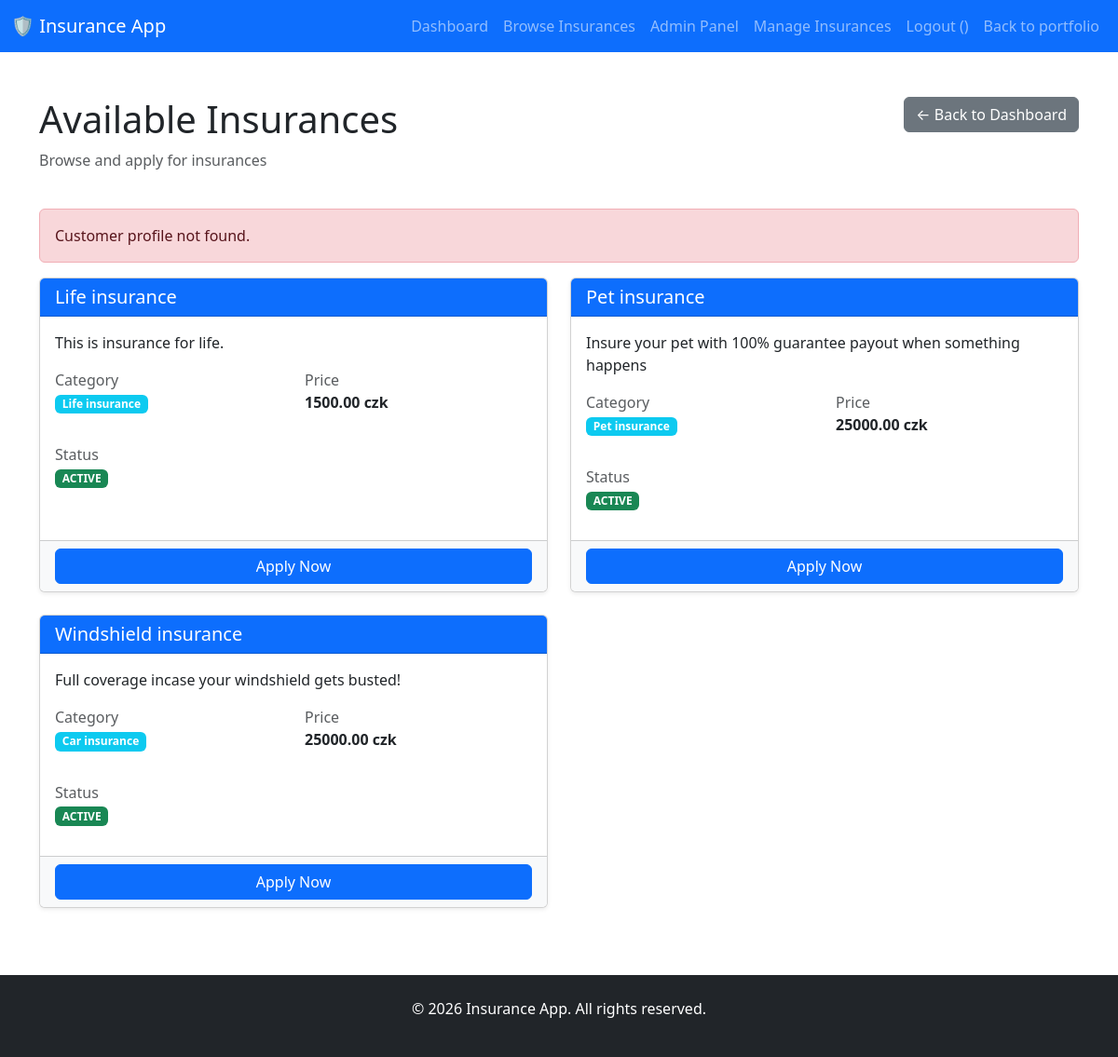
Page /insurance/available-insurances/ (signed in) on the committed database.
### insuranceapp/models.py (models this page shows, shortened)
class Insurance(models.Model):
    name=models.CharField(max_length=100, blank=False)
    description=models.TextField(blank=True, null=True)
    ins_category = models.ForeignKey(InsCategory, on_delete=models.CASCADE, related_name='insurances', null=True, blank=True)
    price=models.ForeignKey(Price, on_delete=models.CASCADE, related_name='insurances', null=True, blank=True)
    status = models.ForeignKey(InsuranceStatus, on_delete=models.CASCADE, related_name='insurances', null=True, blank=True)
    class Meta:
        verbose_name = "insurance"
        verbose_name_plural = "insurances"

class InsCategory(models.Model):
    name = models.CharField(max_length=100, blank=False)

class Price(models.Model):
    amount = models.DecimalField(max_digits=10, decimal_places=2)
    currency = models.CharField(max_length=10)

class InsuranceStatus(models.Model):
    STATUS_CHOICES = [
        ('active', 'Active'),
        ('inactive', 'Inactive'),
    ]
    status = models.CharField(max_length=10, choices=STATUS_CHOICES, default='inactive')

### insuranceapp/views.py (the view)
# urls.py: path('available-insurances/', views.AvailableInsurancesView.as_view(), name='available_insurances'),
class AvailableInsurancesView(LoginRequiredMixin, ListView):
    model = Insurance
    template_name = 'insurance_app/available_insurances.html'
    context_object_name = 'insurances'
    login_url = 'insurance_login'
    paginate_by = 10
    def get_queryset(self):
        return Insurance.objects.filter(status__status='active').distinct()
    def get_context_data(self, **kwargs):
        context = super().get_context_data(**kwargs)
        try:
            customer_profile = self.request.user.customer_profile
            context['customer_profile'] = customer_profile
            context['applied_insurances'] = CustomerInsurance.objects.filter(
                customer=customer_profile
            ).values_list('insurance_id', flat=True)
        except CustomerProfile.DoesNotExist:
            context['error'] = "Customer profile not found."
        return context

### templates/insurance_app/available_insurances.html (shortened to what this page needs)
{% extends 'insurance_app/base.html' %}
{% load static %}
{% block content %}
<div class="row mb-4">
    <div class="col-md-8">
        <h1>Available Insurances</h1>
        <p class="text-muted">Browse and apply for insurances</p>
    </div>
    <div class="col-md-4 text-end">
        <a href="{% url 'insurance_dashboard' %}" class="btn btn-secondary">← Back to Dashboard</a>
    </div>
</div>
{% if error %}
    <div class="alert alert-danger">{{ error }}</div>
{% endif %}
{% if insurances %}
    <div class="row">
        {% for insurance in insurances %}
            <div class="col-md-6 mb-4">
                <div class="card h-100 shadow-sm">
                    <div class="card-header bg-primary text-white">
                        <h5 class="mb-0">{{ insurance.name }}</h5>
                    </div>
                    <div class="card-body">
                        <p class="card-text">{{ insurance.description|truncatewords:30 }}</p>
                        <div class="row mb-3">
                            <div class="col-md-6">
                                <label class="text-muted">Category</label>
                                <p>
                                    {% if insurance.ins_category %}
                                        <span class="badge bg-info">{{ insurance.ins_category.name }}</span>
                                    {% else %}
                                        <span class="badge bg-secondary">N/A</span>
                                    {% endif %}
                                </p>
                            </div>
                            <div class="col-md-6">
                                <label class="text-muted">Price</label>
                                <p>
                                    {% if insurance.price %}
                                        <strong>{{ insurance.price.amount }} {{ insurance.price.currency }}</strong>
                                    {% else %}
                                        <span class="badge bg-secondary">N/A</span>
                                    {% endif %}
                                </p>
                            </div>
                        </div>
                        <div class="row">
                            <div class="col-md-12">
                                <label class="text-muted">Status</label>
                                <p>
                                    {% if insurance.status %}
                                        <span class="badge bg-success">{{ insurance.status.status|upper }}</span>
                                    {% else %}
                                        <span class="badge bg-secondary">N/A</span>
                                    {% endif %}
                                </p>
                            </div>
                        </div>
                    </div>
                    <div class="card-footer bg-light">
                        {% if insurance.id in applied_insurances %}
                            <button class="btn btn-secondary w-100" disabled>✓ Already Applied</button>
                        {% else %}
                            <a href="{% url 'apply_insurance' insurance.id %}" class="btn btn-primary w-100">Apply Now</a>
                        {% endif %}
                    </div>
                </div>
            </div>
        {% endfor %}
    </div>
{% else %}
    <div class="alert alert-info text-center">
        <h4>No insurances available</h4>
        <p>There are no active insurances available at this time. Please check back later.</p>
    </div>
{% endif %}
{% endblock %}

### rows in the picture
Insurance: name "Life insurance", description "This is insurance for life.", ins_category.name "Life insurance", price.amount "1500.00", price.currency "czk", status.status "ACTIVE", shows "Apply Now"
Insurance: name "Pet insurance", description "Insure your pet with 100% guarantee payout when something happens", ins_category.name "Pet insurance", price.amount "25000.00", price.currency "czk", status.status "ACTIVE", shows "Apply Now"
Insurance: name "Windshield insurance", description "Full coverage incase your windshield gets busted!", ins_category.name "Car insurance", price.amount "25000.00", price.currency "czk", status.status "ACTIVE", shows "Apply Now"

### other values in the picture
{{ error }} "Customer profile not found."
